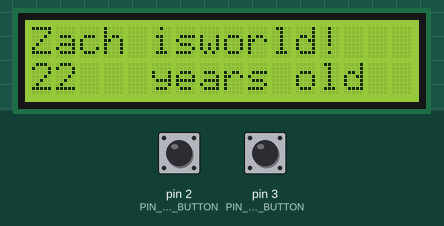
This sketch was run on a simulated Arduino Uno, built with avr-gcc and run on an emulated ATmega328P. Parts: 16×2 character LCD. Inputs (shaded band) come from the test bench; at power-on: pin 2 (PIN_RIGHT_BUTTON) HIGH, pin 3 (PIN_LEFT_BUTTON) HIGH.

Above: at 1.2 s.
1.3 s: pin 2 (PIN_RIGHT_BUTTON) pulled LOW for 0.15 s
At 2.3 s:
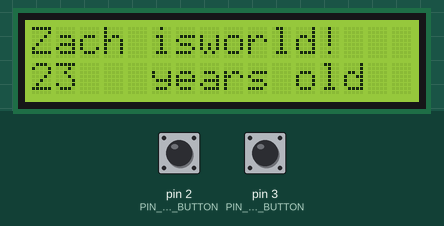
2.9 s: pin 2 (PIN_RIGHT_BUTTON) pulled LOW for 1 s
At 3.6 s:
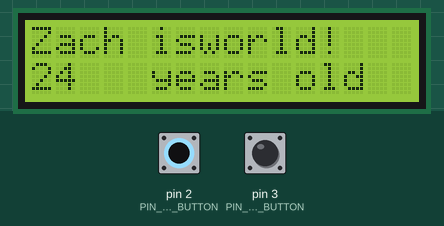
Timing chart, 0 to 5.9 s (numbered marks = the images above; inputs shaded):
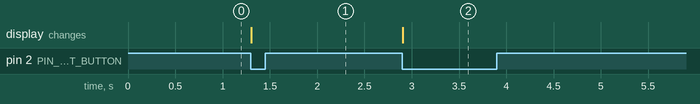

The sketch:

Lab3D.ino
```cpp
#include <arduino.h>
#include <LiquidCrystal.h>
#define PIN_RIGHT_BUTTON 2
#define PIN_LEFT_BUTTON 3

LiquidCrystal lcd(14, 15, 16, 17, 18, 19, 20);
int age = 22;

void setup() {
  // put your setup code here, to run once:
  pinMode(PIN_LEFT_BUTTON, INPUT_PULLUP);
  pinMode(PIN_RIGHT_BUTTON, INPUT_PULLUP);

  attachInterrupt(0, int0_isr, FALLING);
  attachInterrupt(1, int1_isr, FALLING);

  //lcd stuff
  lcd.begin(16, 2);
  lcd.print("hello, world!");

}

void loop() {
  // put your main code here, to run repeatedly:
  lcd.setCursor(0, 0);
  lcd.print("Zach is");
  lcd.setCursor(0, 1);
  lcd.print(age);
  lcd.setCursor(4, 1);
  lcd.print(" years old");

}

void int0_isr(){
  age++;
}

void int1_isr(){
  age--;
}
```

Measured:
- after the input at 1.3 s, the display: changes at once (image 1)
- after the input at 2.9 s, the display: changes at once (image 2)
